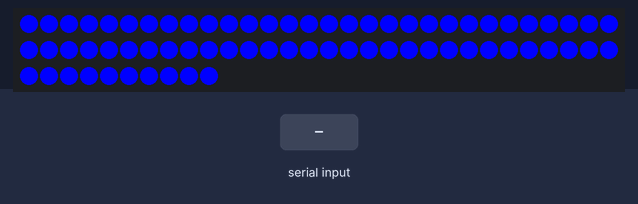
A sketch run on a simulated ESP8266 (NodeMCU). Shown: 70 RGB LEDs in strip order, left to right, continuing on the next row. Inputs (shaded band) come from the test bench. Dim RGB values are drawn brighter than linear; what the sketch prints to the serial monitor is not drawn.

Above: at 1.7 s.
1.8 s: "200\n" received over Serial
At 3.2 s:
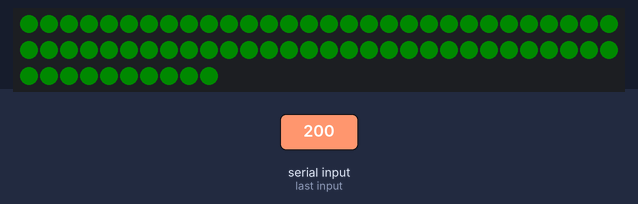
At 4.6 s:
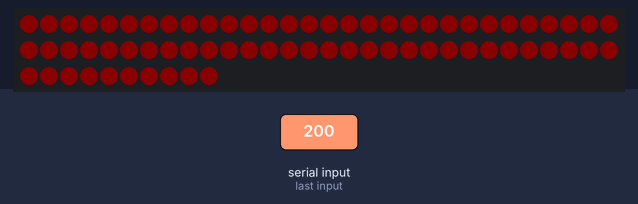
4.8 s: "3" received over Serial
At 7.7 s:
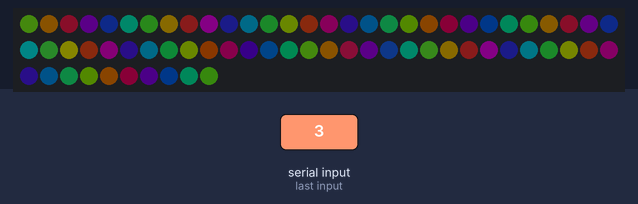
Timing chart, 0 to 9.2 s (numbered marks = the images above; inputs shaded):
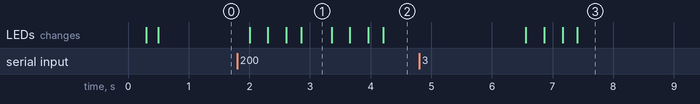

Measured:
- after the input at 1.8 s, the LEDs: first change after 0.20 s (image 1 shows a later state)
- after the input at 4.8 s, the LEDs: first change after 1.8 s (image 3 shows a later state)

The sketch:

Ambient_Light.ino
```cpp
#include <Adafruit_NeoPixel.h>

#define PIN D6
#define NUM_LEDS 70
#define WIDTH 10
#define LEDS_ON NUM_LEDS/WIDTH


//int color_array[NUM_LEDS];
char buffer[10];
char temp;

Adafruit_NeoPixel strip = Adafruit_NeoPixel(NUM_LEDS, PIN, NEO_GRB + NEO_KHZ800);


void setup()
{
  Serial.begin(9600);
  strip.begin();
  blue();
  strip.setBrightness(10);
  //fade_to(200,0,0);
}
void loop()
{
  Serial.printf("w");
  delay(500);
  if(Serial.available())
    {
      switch(Serial.read())
        {
        case '0':
          red();
          break;
        case '1':
          blue();
          break;
        case '2':
          green();
          break;
        case '3':
          rainbow();
          break;
        case '4':
          input_mode();
          break;
        case 'b':
          int t = get_number();
          strip.setBrightness(t);
          strip.show();
          break;
        }
    }
}
void input_mode()
{
  int r,g,b;
  r = get_number();
  g = get_number();
  b = get_number();
  fade_to(r,g,b);
}
int get_number()
{
  int i = 0;
  while(1)
    {
      if(Serial.available())
        {
          buffer[i] = Serial.read();
          if(buffer[i] == '^')
            {
              break;
            }
          i++;
        }
    }
  buffer[i] = '\0';
  return atoi(buffer);
}
inline void fade_to(int r, int g, int b)
{
  int n;
  //for(n = 255; n>=50; n--)
  //  {
  //    strip.setBrightness(n);
  //    strip.show();
  //    delay(10);
  //  }
  for(int i = 0; i< NUM_LEDS; i++)
    {
      strip.setPixelColor(i, r, g, b);
    }
  strip.show();
  //strip.setBrightness(n);
  //for(int i = 10; i<255; i++)
  //  {
  //    strip.setBrightness(i);
  //    strip.show();
  //    delay(10);
  //  }
}
void red()
{
  for(int i = 0; i< NUM_LEDS; i++)
    {
      strip.setPixelColor(i, 255, 0, 0);
      strip.show();
      delay(10);
    }
}
void green()
{
  for(int i = 0; i< NUM_LEDS; i++)
    {
      strip.setPixelColor(i, 0, 255, 0);
      strip.show();
      delay(10);
    }
}
void blue()
{
  for(int i = 0; i< NUM_LEDS; i++)
    {
      strip.setPixelColor(i, 0, 0, 255);
      strip.show();
      delay(5);
    }
}
void rainbow()
{
  for(int i = 0 ; i < NUM_LEDS; i++)
    {
      strip.setPixelColor(i, 127*sin(i+0)     + 128, 127*sin(i+2)    +128, 127*sin(i+4)    +128);
      //  spec(0, 127*sin(i+0)     + 128, 127*sin(i+2)    +128, 127*sin(i+4)    +128);
      strip.show();
      delay(10);
    }
}
void spec(int start, int r, int g, int b)
{
  for(int i = start ; i < NUM_LEDS; i+=WIDTH)
    {
      strip.setPixelColor(i, r, g, b);
    }
  strip.show();
}
```
